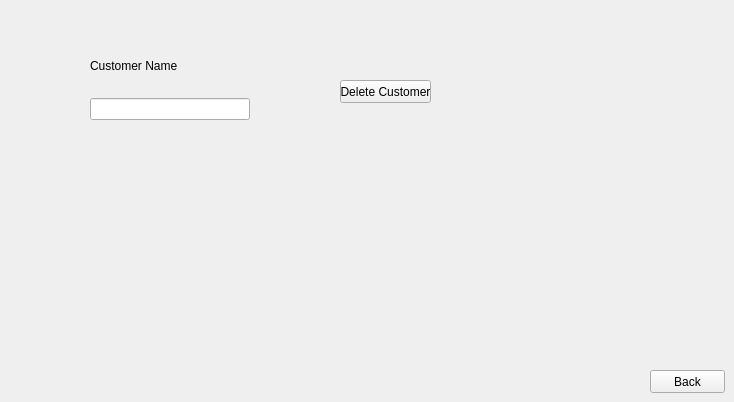
      <widget class="QWidget" name="tab_2">
       <attribute name="title">
        <string>Delete Customer</string>
       </attribute>
       <widget class="QWidget" name="verticalLayoutWidget">
        <property name="geometry">
         <rect>
          <x>90</x>
          <y>40</y>
          <width>160</width>
          <height>80</height>
         </rect>
        </property>
        <layout class="QVBoxLayout" name="verticalLayout">
         <item>
          <widget class="QLabel" name="label_8">
           <property name="text">
            <string>Customer Name</string>
           </property>
          </widget>
         </item>
         <item>
          <widget class="QLineEdit" name="DeleteCustomerName"/>
         </item>
        </layout>
       </widget>
       <widget class="QPushButton" name="DeleteCustomer">
        <property name="geometry">
         <rect>
          <x>340</x>
          <y>80</y>
          <width>91</width>
          <height>23</height>
         </rect>
        </property>
        <property name="text">
         <string>Delete Customer</string>
        </property>
       </widget>
       <widget class="QLabel" name="deleteMessage">
        <property name="geometry">
         <rect>
          <x>50</x>
          <y>140</y>
          <width>141</width>
          <height>16</height>
         </rect>
        </property>
        <property name="text">
         <string/>
        </property>
       </widget>
       <widget class="QPushButton" name="deleteCustomerBackButton_2">
        <property name="geometry">
         <rect>
          <x>650</x>
          <y>370</y>
          <width>75</width>
          <height>23</height>
         </rect>
        </property>
        <property name="text">
         <string>Back</string>
        </property>
       </widget>
      </widget>
